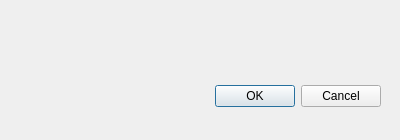
<?xml version="1.0" encoding="UTF-8"?>
<ui version="4.0">
 <class>Dialog</class>
 <widget class="QDialog" name="Dialog">
  <property name="geometry">
   <rect>
    <x>0</x>
    <y>0</y>
    <width>400</width>
    <height>140</height>
   </rect>
  </property>
  <property name="windowTitle">
   <string>Dialog</string>
  </property>
  <widget class="QDialogButtonBox" name="buttonBox">
   <property name="geometry">
    <rect>
     <x>40</x>
     <y>80</y>
     <width>341</width>
     <height>32</height>
    </rect>
   </property>
   <property name="orientation">
    <enum>Qt::Horizontal</enum>
   </property>
   <property name="standardButtons">
    <set>QDialogButtonBox::Cancel|QDialogButtonBox::Ok</set>
   </property>
  </widget>
 </widget>
 <resources/>
 <connections>
  <connection>
   <sender>buttonBox</sender>
   <signal>accepted()</signal>
   <receiver>Dialog</receiver>
   <slot>accept()</slot>
   <hints>
    <hint type="sourcelabel">
     <x>248</x>
     <y>254</y>
    </hint>
    <hint type="destinationlabel">
     <x>157</x>
     <y>274</y>
    </hint>
   </hints>
  </connection>
  <connection>
   <sender>buttonBox</sender>
   <signal>rejected()</signal>
   <receiver>Dialog</receiver>
   <slot>reject()</slot>
   <hints>
    <hint type="sourcelabel">
     <x>316</x>
     <y>260</y>
    </hint>
    <hint type="destinationlabel">
     <x>286</x>
     <y>274</y>
    </hint>
   </hints>
  </connection>
 </connections>
</ui>
